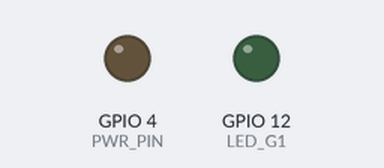
Simulated run of this sketch. Board: ESP32. Shown: output pins drawn as LEDs (lit = HIGH). The modem accepts every AT command (registered, SIM ready, sends succeed) and sends nothing else; what the sketch prints to the serial monitor is not drawn.

Above: at 0.0 s.
At 5.5 s:
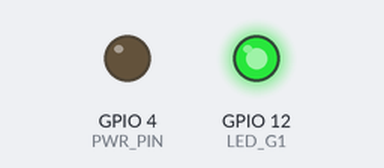
Timing chart, 0 to 7.0 s (numbered marks = the images above):
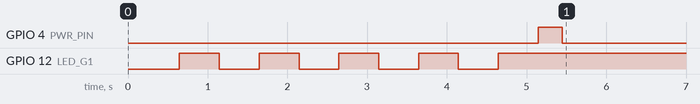

The sketch:

HardwareTest.ino
```cpp
/************************************************************************************/
/* Script for testing LILYGO-T-SIM7000G ESP32 Module								*/
/*																					*/
/* LTE, GPRS, and GPS, within an ESP32 Microcontroller,	also features a microSD		*/
/* card slot, battery holder, and charger, with a WROVER-B Module					*/
/* (240MHz dual-core processor), 4MB Flash memory, 8MB PSRAM, and 520 KB SRAM.		*/
/*																					*/
/* Developed at:																	*/
/* Laboratory of Electronics and Instrumentation,									*/
/* Portalegre Polytechnic University, Portalegre, Portugal							*/
/*																					*/
/* Library Dependencies																*/
/*																					*/
/*																					*/
/*																					*/
/* @author Prof. Sergio D. Correia													*/
/* @date July, 2023																	*/
/* @version 0.0																		*/
/* @file HardwareTest.ino															*/
/* @see https://sites.google.com/ipportalegre.pt/scorreia/home						*/
/*																					*/
/************************************************************************************/
#include "arduino.h"

#define TINY_GSM_MODEM_SIM7000
#define TINY_GSM_RX_BUFFER 1024
#include <TinyGsmClient.h>

extern bool reply;
extern TinyGsm modem;
extern TinyGsmClient client;

#define SerialAT		Serial1
#define SerialDEBUG		Serial

// Modem connections to the ESP32
#define UART_BAUD   115200
#define PIN_DTR     25
#define PIN_TX      27
#define PIN_RX      26
#define PWR_PIN     4

// SD Card Interface
#define SD_MISO             2
#define SD_MOSI             15
#define SD_SCLK             14
#define SD_CS               13

#define LED_G1		12

const char oper[]  = "MEO";						// Mobile Network Provider
//const char oper[]  = "vodafone P";

// GPRS credentials
const char apn[]      = "internet";
const char gprsUser[] = "";
const char gprsPass[] = "";

bool reply = false;


TinyGsm modem(SerialAT);
TinyGsmClient client(modem);


void setup() {

	// Sets the serial channels (DEBUG and GSM modem communications)
	SerialDEBUG.begin(UART_BAUD);
	SerialAT.begin(UART_BAUD, SERIAL_8N1, PIN_RX, PIN_TX);
	delay(100);

	// Model Information
	SerialDEBUG.println();
	SerialDEBUG.println("========================================");
	SerialDEBUG.println("*** LILYGO-T-SIM7000G ESP32 ***");
	SerialDEBUG.printf("ESP32 Model %s with %dx cores at %dMHz\n",ESP.getChipModel(),ESP.getChipCores(),ESP.getCpuFreqMHz());
	SerialDEBUG.println("Firmware v0.0");
	SerialDEBUG.println("========================================");
	SerialDEBUG.println();

	// Memory Information
	SerialDEBUG.println("========================================");
	SerialDEBUG.printf("Flash Memory: %d, at %d MHz \n",ESP.getFlashChipSize(),ESP.getFlashChipSpeed()/1000000);
	SerialDEBUG.println("========================================");
	SerialDEBUG.printf("PSRAM total size     : %u \n", esp_spiram_get_size());
	SerialDEBUG.println("----------------------------------------");
	SerialDEBUG.printf("PSRAM first 4MB size : %u \n", ESP.getPsramSize());
	SerialDEBUG.printf("PSRAM first 4MB free : %u \n", ESP.getMaxAllocPsram());
	SerialDEBUG.println("========================================");
	SerialDEBUG.printf("Internal RAM  size   : %u \n", ESP.getHeapSize());
	SerialDEBUG.printf("Internal RAM  free   : %u \n", ESP.getFreeHeap());
	SerialDEBUG.println("========================================");
	SerialDEBUG.println();

	// User LED Test
	pinMode(LED_G1, OUTPUT);
	SerialDEBUG.print("User LED blinking (5x) ...");
	for (char i=0; i<10; i++){
		digitalWrite(LED_G1, i&0x01);
		delay(500);
		SerialDEBUG.print(".");
	}
	digitalWrite(LED_G1, HIGH);						// LED off
	SerialDEBUG.println(" OK");

	// Initializes the GSM modem
	SerialDEBUG.println();

	// Sets up the modem power pin
	SerialDEBUG.print("Powering GSM Modem ... ");
	pinMode(PWR_PIN, OUTPUT);
	digitalWrite(PWR_PIN, HIGH);
	delay(300);
	digitalWrite(PWR_PIN, LOW);
	delay(10000);										//Wait for the SIM7000 to set up (10s delay)
	SerialDEBUG.println("OK");

	// Check the modem response and availability
	int i = 10;
	Serial.print("Testing Modem Response ...");
	while (i) {											// 10x attempts with 500ms delay
		SerialAT.println("AT");
		delay(500);
		if (SerialAT.available()) {
			String r = SerialAT.readString();
			if ( r.indexOf("OK") >= 0 ) {
				reply = true;
				break;;
			}
		}
		SerialDEBUG.print(".");
		delay(500);
		i--;
	}
	SerialDEBUG.println(" OK");

	// Resets the ESP32 if the modem was not initialized
	if (!reply) {
		SerialDEBUG.println("GSM modem initialization ERROR");
		SerialDEBUG.println("Restarting in 5s");
		delay(5000);
		ESP.restart();
	}

	// Prints Modem Information Data
	String dataString = modem.getModemInfo();
	SerialDEBUG.print("Modem Info: ");
	SerialDEBUG.println(dataString);

	// Manual Network Registration (AT+COPS=1,1,"MEO")
	SerialDEBUG.print("Connecting to " + String(oper) + " ... ");
	modem.sendAT("+COPS=1,1,\"" + String(oper) + "\"");
	if (modem.waitResponse(10000L) != 1) {
		SerialDEBUG.println("ERROR");
		SerialDEBUG.println("Restarting in 5s");
		delay(5000);
		ESP.restart();
	}
	SerialDEBUG.println("OK");

	// Signal Quality Information
	SerialDEBUG.print("Signal quality:");
	SerialDEBUG.println(modem.getSignalQuality());

	// Sets the GPRS Connection
	SerialDEBUG.print(F("Connecting to "));
	SerialDEBUG.print(apn);
	SerialDEBUG.print(" ...");
	if (!modem.gprsConnect(apn, gprsUser, gprsPass)) {
		SerialDEBUG.println(" ERROR");
		SerialDEBUG.println("Restarting in 5s");
		delay(5000);
		ESP.restart();
	}
	SerialDEBUG.println(" OK");

	// Validates GPRS Connection
	if (modem.isGprsConnected()) {
		SerialDEBUG.println("GPRS connected");
	}

	// Entering AT Command MODE
	SerialDEBUG.println("AT command mode");
	SerialDEBUG.println();
}

void loop() {

	// Sends messages from MODEM to the SERIALDEBUG
	if (SerialAT.available()) {
		SerialDEBUG.write(SerialAT.read());
	}

	// Sends commmmands from the SERIALDEBUG to the MODEM
	if (SerialDEBUG.available()) {
		char buf = SerialDEBUG.read();
		SerialAT.write(buf);
		SerialDEBUG.write(buf);
	}

	// Main cycle delay
	delay(1);

}
```
